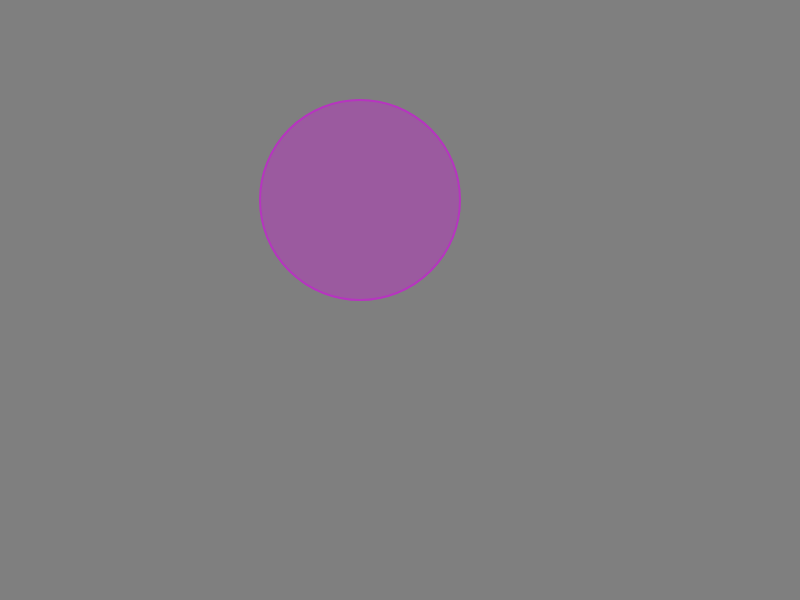
Frame 1 (no input)
Frame 60 (no input): identical to frame 1, image omitted
Frame 120 (the mouse pressed at the canvas centre since frame 60): identical to frame 1, image omitted

The p5.js sketch that drew this single still picture (run headless with seeded random() and noise() and a simulated clock; from frame 60 on, the mouse is pressed at the canvas centre):

// p5.js sketch
// ── sketch.js
/*
 * @name Interactivity 1
 * @frame 720,425
 * @description The circle changes color when you click on it.
 */

// for red, green, and blue color values
let r, g, b;

function setup() {
  createCanvas(displayWidth, displayHeight);
  // Pick colors randomly
  r = random(255);
  g = random(255);
  b = random(255);
}

function draw() {
  background(127);
  // Draw a circle
  strokeWeight(2);
  stroke(r, g, b);

  fill(r, g, b, 127);
  ellipse(360, 200, 200, 200);
}

// When the user clicks the mouse
function mousePressed() {
  // Check if mouse is inside the circle
  let d = dist(mouseX, mouseY, 360, 200);
  if (d < 100) {
    // Pick new random color values
    r = random(255);
    g = random(255);
    b = random(255);
  }
}
